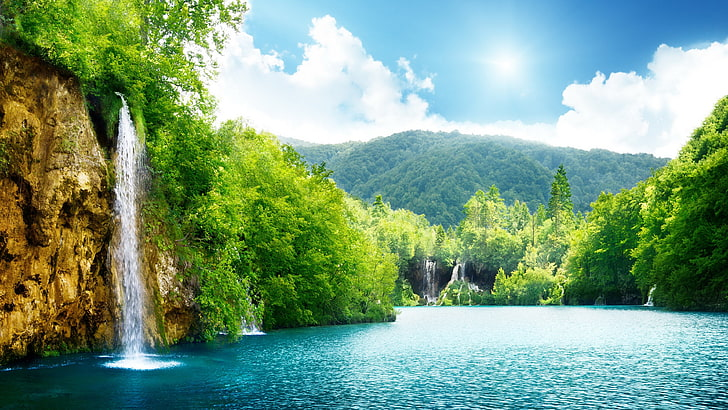
#> input picture Computer Vision 1/images/input/scene.png, 728 x 410 px
$ python fillContour.py
#> lines starting #> are read from the running program, lines starting #| are printed output that depends on the picture; after the words box and inside, x2 and y2 are one past the last pixel; in counts of white or black regions, pixels touching at a corner belong together
import cv2
import numpy as np


def is_similar(image1, image2):
    # bitwise_xor function calculates the per-element bit-wise exclusive-OR of two arrays or an array and a scalar
    return image1.shape == image2.shape and not (np.bitwise_xor(image1, image2).any())


image = cv2.imread('images/input/scene.png')
#> image is the input picture: shape (410, 728, 3); mean B, G, R 126.5, 156.2, 121.3

if image is None:
    print("Image cannot be found")
    exit()

cv2.imshow("Initial image", image)
cv2.imwrite('images/output/initial_image.png', image)

# convert image to greyscale
image = cv2.cvtColor(image, cv2.COLOR_BGR2GRAY)
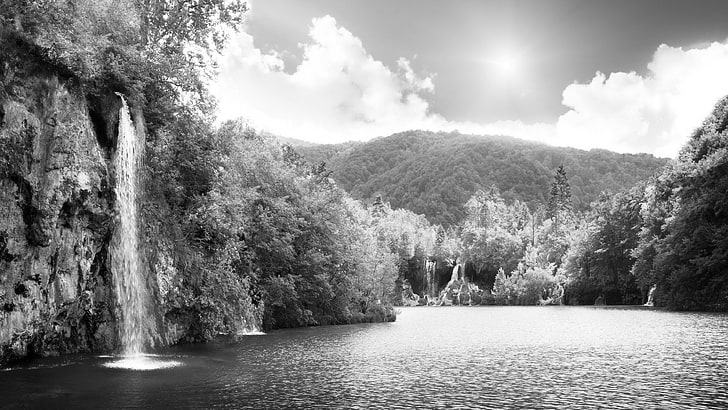
#> image: shape (410, 728); min 0, max 255, mean 142.4
cv2.imshow("Gray", image)
cv2.imwrite('images/output/gray_image.png', image)

# get image dimensions
rows, cols = image.shape
#> rows = 410; cols = 728

# select starting point - start node
start_x = int(rows / 2)
#> start_x = 205
start_y = int(cols / 2)
#> start_y = 364

empty_canvas = np.zeros((rows, cols), np.uint8)
# matrix to be used in dilation
# np.uint8 - construct an 8-bit unsigned integer
# empty_canvas will return an array of zeros with the given shape of the initial image
# kernel will return a new array of given shape and type(3,3), filled with ones.

# get contour
ret, thresh = cv2.threshold(image, 40, 255, 0)
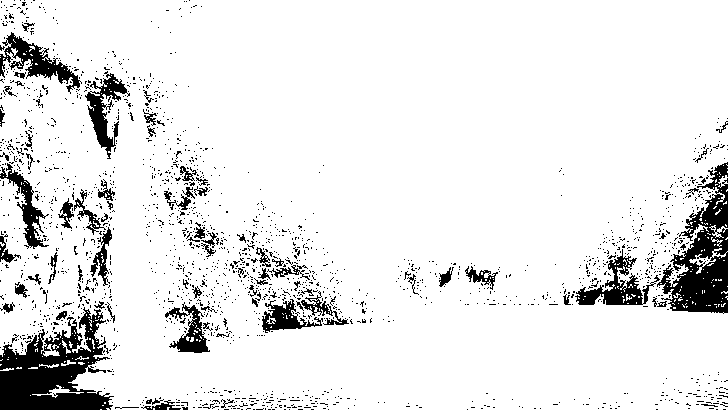
#> thresh: shape (410, 728); 90.6% white; 1917 black regions (1838 under 20 px)
contours, hierarchy = cv2.findContours(thresh, cv2.RETR_TREE, cv2.CHAIN_APPROX_SIMPLE)
#> contours = 2813 contours, 2693 with area under 20; largest, box (x1, y1, x2, y2) and area: (0, 0, 728, 410) 280705, (574, 248, 644, 306) 1715, (84, 72, 128, 160) 1488, (261, 298, 323, 334) 1040, (168, 303, 211, 354) 922
# contours is a Python list of all the contours in the image.
# each individual contour is a Numpy array of (x,y) coordinates of boundary points of the object.
# hierarchy is a full family hierarchy list for the image

# draw contours on the original image
image_copy = image.copy()
#> (the run stopped early here; a loop or call above may not have finished)
